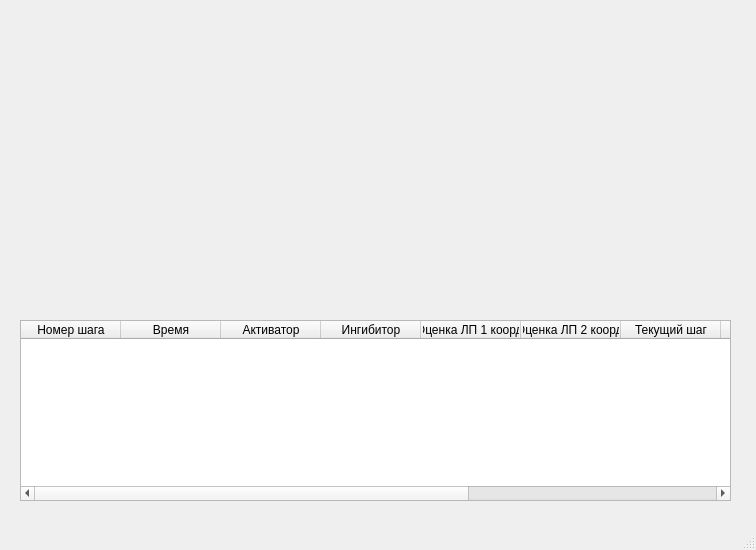
<?xml version="1.0" encoding="UTF-8"?>
<ui version="4.0">
 <class>MainWindow</class>
 <widget class="QMainWindow" name="MainWindow">
  <property name="geometry">
   <rect>
    <x>0</x>
    <y>0</y>
    <width>756</width>
    <height>550</height>
   </rect>
  </property>
  <property name="windowTitle">
   <string>MainWindow</string>
  </property>
  <widget class="QWidget" name="centralwidget">
   <widget class="QLabel" name="label">
    <property name="geometry">
     <rect>
      <x>20</x>
      <y>20</y>
      <width>351</width>
      <height>31</height>
     </rect>
    </property>
    <property name="text">
     <string/>
    </property>
   </widget>
   <widget class="QLabel" name="label_2">
    <property name="geometry">
     <rect>
      <x>20</x>
      <y>50</y>
      <width>351</width>
      <height>31</height>
     </rect>
    </property>
    <property name="text">
     <string/>
    </property>
   </widget>
   <widget class="QLabel" name="label_3">
    <property name="geometry">
     <rect>
      <x>20</x>
      <y>80</y>
      <width>351</width>
      <height>31</height>
     </rect>
    </property>
    <property name="text">
     <string/>
    </property>
   </widget>
   <widget class="QLabel" name="label_4">
    <property name="geometry">
     <rect>
      <x>20</x>
      <y>110</y>
      <width>351</width>
      <height>31</height>
     </rect>
    </property>
    <property name="text">
     <string/>
    </property>
   </widget>
   <widget class="QLabel" name="label_5">
    <property name="geometry">
     <rect>
      <x>20</x>
      <y>140</y>
      <width>351</width>
      <height>31</height>
     </rect>
    </property>
    <property name="text">
     <string>&lt;html&gt;&lt;head/&gt;&lt;body&gt;&lt;p&gt;&lt;br/&gt;&lt;/p&gt;&lt;/body&gt;&lt;/html&gt;</string>
    </property>
   </widget>
   <widget class="QLabel" name="label_6">
    <property name="geometry">
     <rect>
      <x>20</x>
      <y>170</y>
      <width>351</width>
      <height>31</height>
     </rect>
    </property>
    <property name="text">
     <string/>
    </property>
   </widget>
   <widget class="QLabel" name="label_9">
    <property name="geometry">
     <rect>
      <x>20</x>
      <y>260</y>
      <width>351</width>
      <height>31</height>
     </rect>
    </property>
    <property name="text">
     <string/>
    </property>
   </widget>
   <widget class="QLabel" name="label_8">
    <property name="geometry">
     <rect>
      <x>20</x>
      <y>230</y>
      <width>351</width>
      <height>31</height>
     </rect>
    </property>
    <property name="text">
     <string/>
    </property>
   </widget>
   <widget class="QLabel" name="label_7">
    <property name="geometry">
     <rect>
      <x>20</x>
      <y>200</y>
      <width>351</width>
      <height>31</height>
     </rect>
    </property>
    <property name="text">
     <string/>
    </property>
   </widget>
   <widget class="QTableWidget" name="tableWidget">
    <property name="geometry">
     <rect>
      <x>20</x>
      <y>320</y>
      <width>711</width>
      <height>181</height>
     </rect>
    </property>
    <property name="sizePolicy">
     <sizepolicy hsizetype="Expanding" vsizetype="Expanding">
      <horstretch>0</horstretch>
      <verstretch>0</verstretch>
     </sizepolicy>
    </property>
    <property name="mouseTracking">
     <bool>true</bool>
    </property>
    <property name="inputMethodHints">
     <set>Qt::ImhNoAutoUppercase</set>
    </property>
    <property name="sortingEnabled">
     <bool>true</bool>
    </property>
    <property name="columnCount">
     <number>11</number>
    </property>
    <attribute name="horizontalHeaderCascadingSectionResizes">
     <bool>true</bool>
    </attribute>
    <attribute name="horizontalHeaderShowSortIndicator" stdset="0">
     <bool>false</bool>
    </attribute>
    <attribute name="horizontalHeaderStretchLastSection">
     <bool>false</bool>
    </attribute>
    <column>
     <property name="text">
      <string>Номер шага</string>
     </property>
    </column>
    <column>
     <property name="text">
      <string>Время</string>
     </property>
    </column>
    <column>
     <property name="text">
      <string>Активатор</string>
     </property>
    </column>
    <column>
     <property name="text">
      <string>Ингибитор</string>
     </property>
    </column>
    <column>
     <property name="text">
      <string>Оценка ЛП 1 коорд.</string>
     </property>
    </column>
    <column>
     <property name="text">
      <string>Оценка ЛП 2 коорд.</string>
     </property>
    </column>
    <column>
     <property name="text">
      <string>Текущий шаг</string>
     </property>
    </column>
    <column>
     <property name="text">
      <string>Делений шага</string>
     </property>
    </column>
    <column>
     <property name="text">
      <string>Удвоений шага</string>
     </property>
    </column>
    <column/>
    <column/>
   </widget>
   <widget class="QLabel" name="label_10">
    <property name="geometry">
     <rect>
      <x>390</x>
      <y>20</y>
      <width>341</width>
      <height>31</height>
     </rect>
    </property>
    <property name="text">
     <string/>
    </property>
   </widget>
   <widget class="QLabel" name="label_11">
    <property name="geometry">
     <rect>
      <x>390</x>
      <y>50</y>
      <width>341</width>
      <height>31</height>
     </rect>
    </property>
    <property name="text">
     <string/>
    </property>
   </widget>
   <widget class="QLabel" name="label_12">
    <property name="geometry">
     <rect>
      <x>390</x>
      <y>80</y>
      <width>341</width>
      <height>31</height>
     </rect>
    </property>
    <property name="text">
     <string/>
    </property>
   </widget>
   <widget class="QLabel" name="label_13">
    <property name="geometry">
     <rect>
      <x>390</x>
      <y>110</y>
      <width>341</width>
      <height>31</height>
     </rect>
    </property>
    <property name="text">
     <string/>
    </property>
   </widget>
   <widget class="QLabel" name="label_14">
    <property name="geometry">
     <rect>
      <x>390</x>
      <y>140</y>
      <width>341</width>
      <height>31</height>
     </rect>
    </property>
    <property name="text">
     <string/>
    </property>
   </widget>
   <widget class="QLabel" name="label_15">
    <property name="geometry">
     <rect>
      <x>390</x>
      <y>170</y>
      <width>341</width>
      <height>31</height>
     </rect>
    </property>
    <property name="text">
     <string/>
    </property>
   </widget>
  </widget>
  <widget class="QMenuBar" name="menubar">
   <property name="geometry">
    <rect>
     <x>0</x>
     <y>0</y>
     <width>756</width>
     <height>21</height>
    </rect>
   </property>
  </widget>
  <widget class="QStatusBar" name="statusbar"/>
 </widget>
 <resources/>
 <connections/>
</ui>
